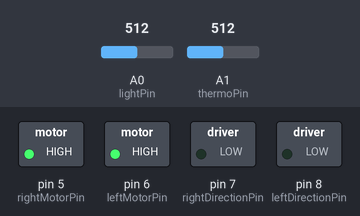
Simulated run of this sketch. Board: Arduino Uno, built with avr-gcc and run on an emulated ATmega328P. Parts: switched loads named in the sketch (green lamp = pin HIGH). The test bench sets the inputs (shaded band); at power-on: A0 (lightPin) = 512, A1 (thermoPin) = 512. What the sketch prints to the serial monitor is not drawn.

Above: at 1.2 s.
At 3.7 s:
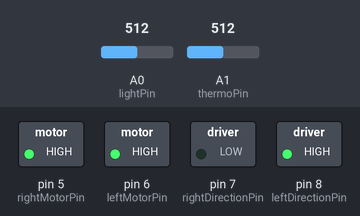
At 6.2 s:
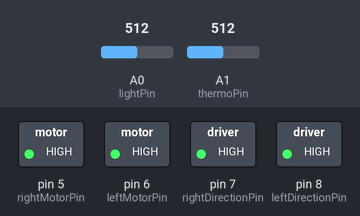
At 8.7 s:
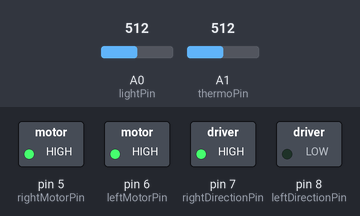
At 11.7 s:
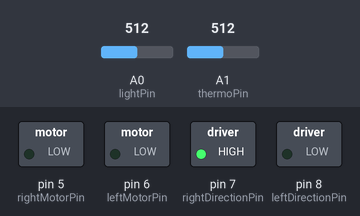
Timing chart, 0 to 17.6 s (numbered marks = the images above):
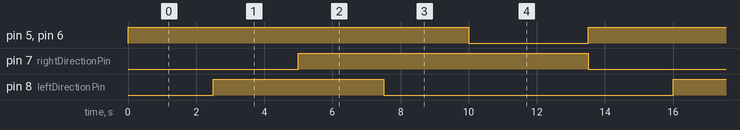

The sketch:

another_example.ino
```cpp
/* DFRobotShop Rover bare minimum

Left and right are determined as though driving a car
with the USB and power ports in the rear. If you want
to test code without driving it off your desk, simply
remove the tank treads!

Board Type: Arduino Duemilanove ATMega328
Motor Drivers: L293B dual H bridge

Motors run at 4.5v nominal, but the whole board can
be powered from 3.78v to 9V.

pin 5; //Right Speed Control (analogWrite 0-255)
pin 6; //Left Speed Control (analogWrite 0-255)
pin 7; //Right Direction Control (HIGH=forward, LOW=back)
pin 8; //Left Direction Control (HIGH=forward, LOW=back)

Ambient Light pin on Analog 0
Thermal Sensor (LM35) on Analog 1

*/
int lightPin = A0;
int thermoPin = A1;
int rightMotorPin = 5;
int leftMotorPin = 6;
int rightDirectionPin = 7;
int leftDirectionPin = 8;
int leftspeed = 255; //255 is maximum speed
int rightspeed = 255;

void setup(){
pinMode(lightPin, INPUT);
pinMode(thermoPin, INPUT);
pinMode(rightMotorPin, OUTPUT);
pinMode(leftMotorPin, OUTPUT);
pinMode(rightDirectionPin, OUTPUT);
pinMode(leftDirectionPin, OUTPUT);
Serial.begin(9600); //
}

void loop(){
// Everything in here is just an example of how to use the functions below.
forward (leftspeed,rightspeed); //Go Forward
delay(2500);
left (leftspeed,rightspeed); // Turn Left
delay(2500);
reverse (leftspeed,rightspeed); // Go Backward
delay(2500);
right (leftspeed,rightspeed); // Turn Right
delay(2500);
stop(); // Full Stop
delay(2500);
float TempC = getTemp();
Serial.print(TempC);
Serial.println(" degrees C");
delay(500);
float light = getLight();
Serial.print(light);
Serial.println(" percent readable light");
delay(500);

}

// Everything below this line can be deleted or you can re-use the code

void stop(void) //Stop
{
digitalWrite(leftMotorPin,LOW);
digitalWrite(rightMotorPin,LOW);
}

void forward(char a,char b)
{
analogWrite (leftMotorPin,a);
digitalWrite(leftDirectionPin,LOW);
analogWrite (rightMotorPin,b);
digitalWrite(rightDirectionPin,LOW);
}

void reverse (char a,char b)
{
analogWrite (leftMotorPin,a);
digitalWrite(leftDirectionPin,HIGH);
analogWrite (rightMotorPin,b);
digitalWrite(rightDirectionPin,HIGH);
}

void left (char a,char b)
{
analogWrite (leftMotorPin,a);
digitalWrite(leftDirectionPin,HIGH);
analogWrite (rightMotorPin,b);
digitalWrite(rightDirectionPin,LOW);
}

void right (char a,char b)
{
analogWrite (leftMotorPin,a);
digitalWrite(leftDirectionPin,LOW);
analogWrite (rightMotorPin,b);
digitalWrite(rightDirectionPin,HIGH);
}

float getTemp ()
{
float sensorRead = analogRead(thermoPin); // Get reading
float tempRead = (5.0 * sensorRead * 100.0)/1024.0; // 5V
return tempRead;
}

float getLight()
{
float lightRead = analogRead(lightPin);
float lightPercent = map(lightRead, 1024, 0, 0, 100); // to percent of light reading
return lightPercent;
}
```

Measured:
- by itself, pin 5 (rightMotorPin), pin 6 (leftMotorPin): alternates HIGH for 10.0 s and LOW for 3.5 s
- by itself, pin 7 (rightDirectionPin): alternates HIGH for 8.5 s and LOW for 5.0 s
- by itself, pin 8 (leftDirectionPin): alternates HIGH for 5.0 s and LOW for 8.5 s
